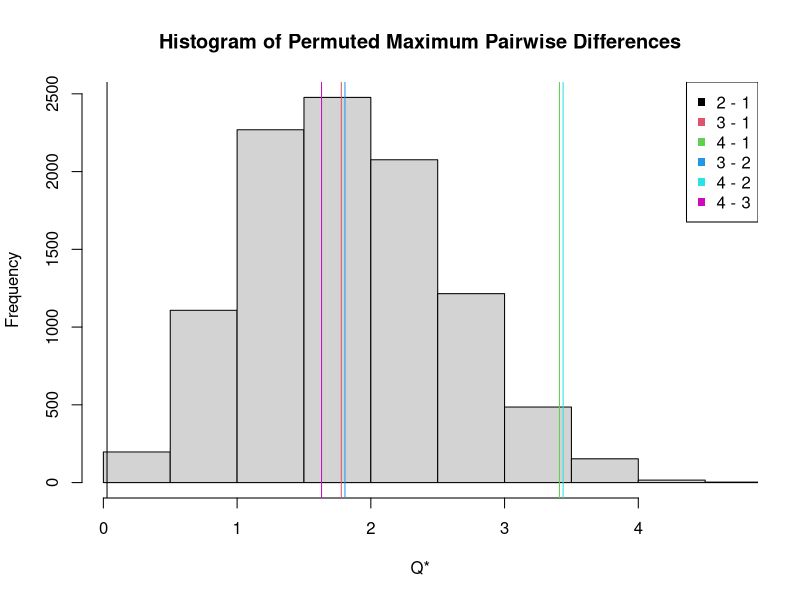

Generate this figure with R:
HSD.Perm = function(x, grps, nsim=1E4)
{
  #Takes in dataset as a long combined vector of data, 
  #vector of group labels, and optional number of simulations to run.
  #Outputs a histogram of the permutation distribution of the pairwise differences,
  #drawing the HSDs on the histograms and labeling the graph.
  #Also returns a list containing all HSDs and all Q permutation samples, used to calculate p-values.
  
  #If the group is not a factor, make it one.
  if(!is.factor(grps)) grps = as.factor(grps)
  samp.sizes = as.numeric(by(x, grps, length)) #Calculate the sample sizes, n1 n2 n3 ...
  n = sum(samp.sizes) #Calculate total sample size.
  MSE <- summary(aov(x ~ grps))[[1]][2,3] #My god, that's a lot of work to get the MSE.
  
  get.Tij = function(x, grps, MSE, calc.Q=FALSE){
    #Calculates the pairwise differences for a given permutation of the data.
    #Either returns all HSDs (calc.Q=FALSE), or just returns the biggest one,
    #used to calculate the permutation distribution.
    samp.sizes = as.numeric(by(x, grps, length))
    samp.means = as.numeric(by(x, grps, mean))
    k = length(samp.sizes)
    #Make a grid of i and j, keeping only i > j.
    IJgrid = expand.grid(i = 2:k, j = 1:k)
    IJgrid = IJgrid[IJgrid$i > IJgrid$j, ]
    Tij = sapply(1:nrow(IJgrid), function(r){ #calculates Tij according to the formula on p98.
      abs(samp.means[IJgrid[r,"i"]] - samp.means[IJgrid[r,"j"]])/sqrt(MSE * (1/samp.sizes[IJgrid[r,"i"]] + 1/samp.sizes[IJgrid[r,"j"]]))
    })
    if(calc.Q) { return(max(Tij)) } else{ return(cbind(IJgrid, Tij)) }
  }
  
  #Generate the Q distribution by shuffling the data nsim times, saving only the max(Tij)
  Q.dist = sapply(1:nsim, function(sim) get.Tij(sample(x, n), grps, MSE, calc.Q=TRUE))
  
  #Make the histogram, with all differences labeled on it, and a legend created.
  Tij.obs = get.Tij(x, grps, MSE)
  plotmin = min(c(min(Q.dist), Tij.obs$Tij))
  plotmax = max(c(max(Q.dist), Tij.obs$Tij))
  hist(Q.dist, xlab="Q*", main="Histogram of Permuted Maximum Pairwise Differences", xlim=c(plotmin, plotmax))
  for(r in 1:nrow(Tij.obs)) abline(v = Tij.obs[r, "Tij"], col=r)
  legend("topright", col=1:nrow(Tij.obs), pch=15, legend = paste(Tij.obs$i, "-", Tij.obs$j, sep=' '))
  
  #Save the observed Tij and the set of all permuted Q's.
  list(HSD = Tij.obs, Qdist = Q.dist)
}


##EXAMPLE DATA, taken from Page 95
loc1 = c(26.5, 15, 18.2, 19.5, 23.1, 17.3)
loc2 = c(16.5, 15.8, 14.1, 30.2, 25.1, 17.4)
loc3 = c(19.2, 21.4, 26, 21.6, 35, 28.9)
loc4 = c(26.7, 37.3, 28, 30.1, 33.5, 26.3)
n1 = length(loc1)
n2 = length(loc2)
n3 = length(loc3)
n4 = length(loc4)

x = c(loc1, loc2, loc3, loc4)
grp = rep(1:4, times=c(n1, n2, n3, n4))
HSDs = HSD.Perm(x, grp)